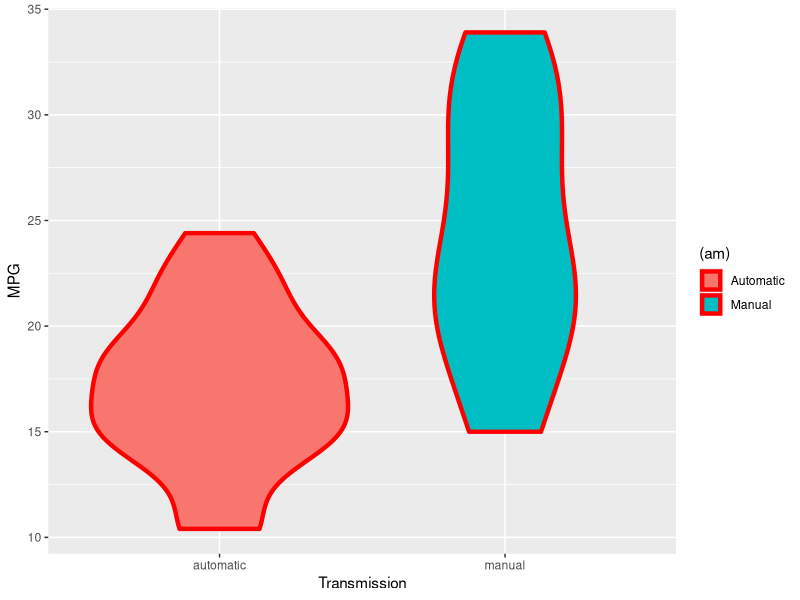
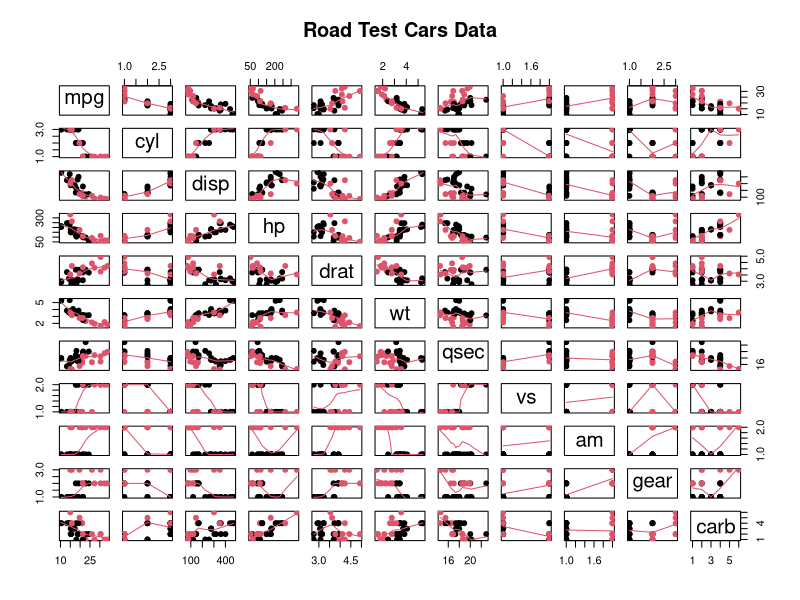
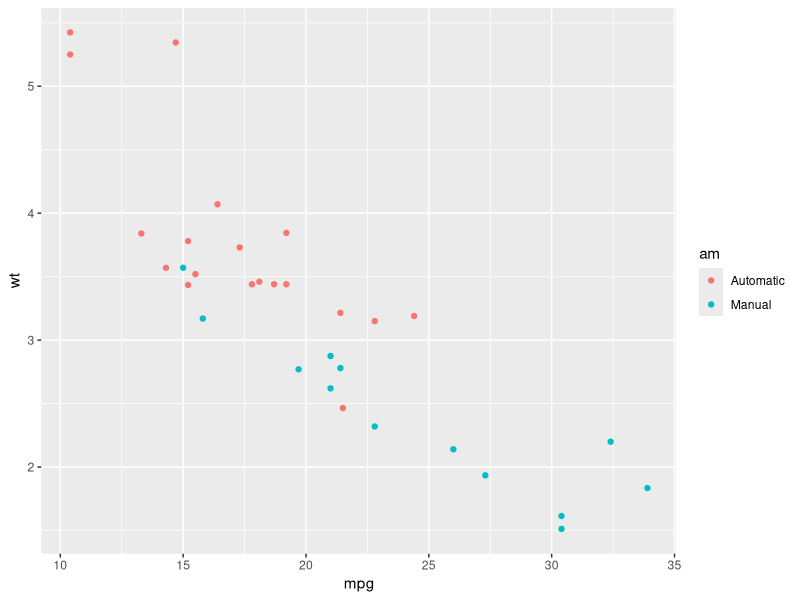
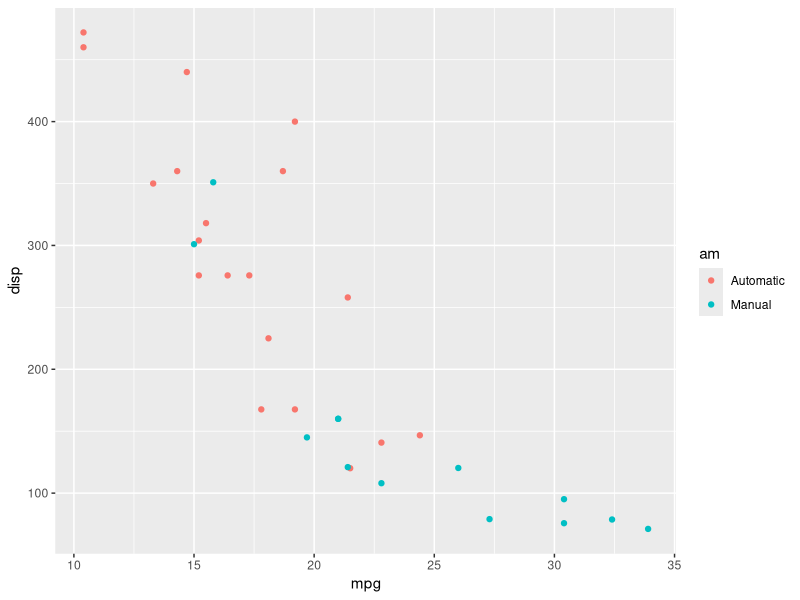
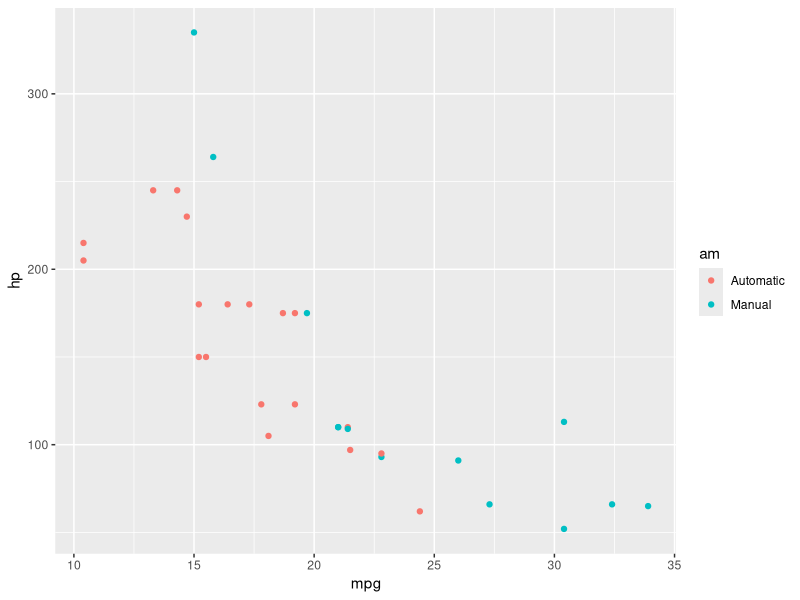
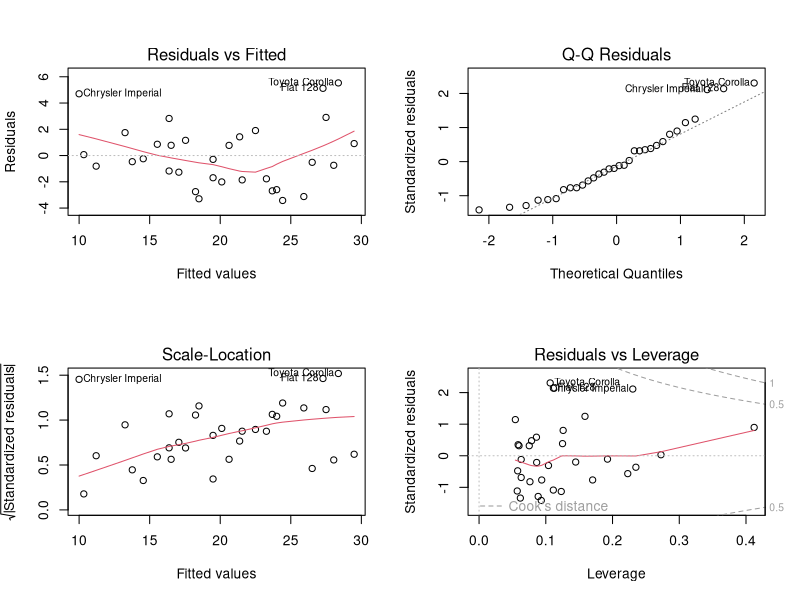

Source code (R) for these figures, in order:
## ---- chunk 1
library(ggplot2)
library(stats) 
data(mtcars)

mtcars$cyl  <- factor(mtcars$cyl)
mtcars$vs   <- factor(mtcars$vs)
mtcars$gear <- factor(mtcars$gear)
mtcars$carb <- factor(mtcars$carb)
mtcars$am   <- factor(mtcars$am,labels=c('Automatic','Manual'))
## ---- chunk 2
round(tapply(mtcars$mpg, mtcars$am, mean), 2)
## ---- chunk 3
model_full       <- lm(mpg ~ ., mtcars)
model_am         <- lm(mpg ~ am , mtcars)
model_am_wt      <- lm(mpg ~ am + wt, mtcars)
model_am_wt_disp <- lm(mpg ~ am + wt + disp, mtcars)
model_am_wt_hp   <- lm(mpg ~ am + wt + hp, mtcars)
## ---- chunk 4
summary(model_am)$coef
summary(model_am_wt)$coef
summary(model_am_wt_disp)$coef
summary(model_am_wt_hp)$coef
## ---- chunk 5
anova(model_am, model_am_wt, model_am_wt_disp,model_am_wt_hp)
confint(model_am_wt_hp)
## ---- chunk 6
sum((abs(dfbetas(model_am_wt_hp)))>1)
## ---- chunk 7
ggplot(mtcars, aes(y=mpg, x=factor(am, labels = c("automatic", "manual")), fill=(am)))+
  geom_violin(colour="red", size=1.5)+
  xlab("Transmission") + ylab("MPG")
## ---- chunk 8
pairs(mtcars, panel=panel.smooth, main='Road Test Cars Data', col=mtcars$am, pch=19)
## ---- chunk 9
qplot(mpg, wt,  data=mtcars,colour=am )
qplot(mpg, disp,  data=mtcars,colour=am )
qplot(mpg, hp,  data=mtcars,colour=am )
## ---- chunk 10
par(mfrow = c(2, 2))
plot(model_am_wt_hp)
